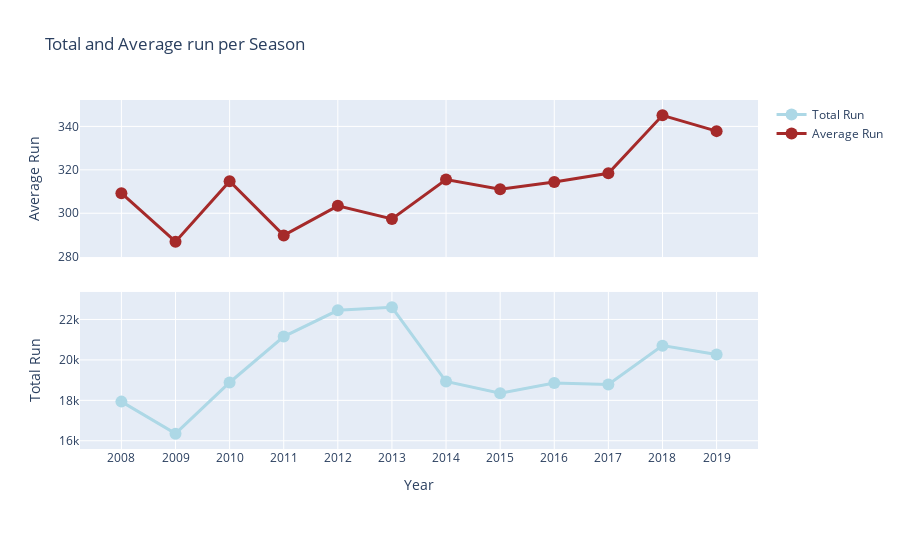

Notebook code for this chart:
### Code cell
fig = {"data" : [{"x" : season["season"], "y" : season["total_runs"],
                  "name" : "Total Run", "marker" : {"color" : "lightblue", "size": 12},
                  "line": {"width" : 3},"type" : "scatter", "mode" : "lines+markers" },
        
                 {"x" : season["season"], "y" : avgruns_each_season["average_runs_per_match"],
                  "name" : "Average Run", "marker" : {"color" : "brown", "size": 12},
                  "type" : "scatter","line": {"width" : 3}, "mode" : "lines+markers",
                  "xaxis" : "x2", "yaxis" : "y2",}],
       
        "layout" : {"title": "Total and Average run per Season",
                    "xaxis2" : {"domain" : [0, 1],"anchor" : "y2",
                    "showticklabels" : False},"margin" : {"b" : 111},
                    "yaxis2" : {"domain" : [.55, 1], "anchor" : "x2", "title": "Average Run"},                    
                    "xaxis" : {"domain" : [0, 1],"tickmode":'linear', "title": "Year"},
                    "yaxis" : {"domain" :[0, .45], "title": "Total Run"}, 'hovermode' : 'x'}}

iplot(fig)

### Figure 1 — Plotly figure (JSON) as saved in the notebook; plotly's stock layout.template omitted (floating-point values rounded to 4 significant figures)
{"data": [{"line": {"width": 3}, "marker": {"color": "lightblue", "size": 12}, "mode": "lines+markers", "name": "Total Run", "x": [2008, 2009, 2010, 2011, 2012, 2013, 2014, 2015, 2016, 2017, 2018, 2019], "y": [17937, 16353, 18883, 21154, 22453, 22602, 18931, 18353, 18862, 18786, 20706, 20270], "type": "scatter"}, {"line": {"width": 3}, "marker": {"color": "brown", "size": 12}, "mode": "lines+markers", "name": "Average Run", "x": [2008, 2009, 2010, 2011, 2012, 2013, 2014, 2015, 2016, 2017, 2018, 2019], "xaxis": "x2", "y": [309.3, 286.9, 314.7, 289.8, 303.4, 297.4, 315.5, 311.1, 314.4, 318.4, 345.1, 337.8], "yaxis": "y2", "type": "scatter"}], "layout": {"hovermode": "x", "margin": {"b": 111}, "title": {"text": "Total and Average run per Season"}, "xaxis": {"domain": [0, 1], "tickmode": "linear", "title": {"text": "Year"}, "type": "linear", "range": [2007.0, 2020.0], "autorange": true}, "yaxis": {"domain": [0, 0.45], "title": {"text": "Total Run"}, "type": "linear", "range": [15370.0, 23590.0], "autorange": true}, "xaxis2": {"anchor": "y2", "domain": [0, 1], "showticklabels": false, "type": "linear", "range": [2007.0, 2020.0], "autorange": true}, "yaxis2": {"anchor": "x2", "domain": [0.55, 1], "title": {"text": "Average Run"}, "type": "linear", "range": [277.7, 354.3], "autorange": true}, "autosize": true}}
